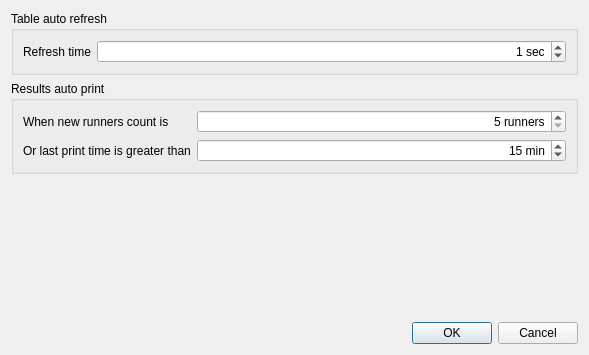
<?xml version="1.0" encoding="UTF-8"?>
<ui version="4.0">
 <class>EventStatisticsOptions</class>
 <widget class="QDialog" name="EventStatisticsOptions">
  <property name="geometry">
   <rect>
    <x>0</x>
    <y>0</y>
    <width>589</width>
    <height>355</height>
   </rect>
  </property>
  <property name="windowTitle">
   <string>Dialog</string>
  </property>
  <layout class="QVBoxLayout" name="verticalLayout">
   <item>
    <widget class="QGroupBox" name="groupBox_2">
     <property name="title">
      <string>Table auto refresh</string>
     </property>
     <layout class="QFormLayout" name="formLayout_3">
      <item row="1" column="1">
       <widget class="QSpinBox" name="autoRefreshSec">
        <property name="alignment">
         <set>Qt::AlignRight|Qt::AlignTrailing|Qt::AlignVCenter</set>
        </property>
        <property name="suffix">
         <string> sec</string>
        </property>
        <property name="value">
         <number>1</number>
        </property>
       </widget>
      </item>
      <item row="1" column="0">
       <widget class="QLabel" name="label">
        <property name="text">
         <string>Refresh time</string>
        </property>
       </widget>
      </item>
     </layout>
    </widget>
   </item>
   <item>
    <widget class="QGroupBox" name="groupBox">
     <property name="title">
      <string>Results auto print</string>
     </property>
     <layout class="QFormLayout" name="formLayout_2">
      <item row="1" column="0">
       <widget class="QLabel" name="label_2">
        <property name="text">
         <string>Or last print time is greater than</string>
        </property>
       </widget>
      </item>
      <item row="1" column="1">
       <widget class="QSpinBox" name="autoPrintNewMin">
        <property name="alignment">
         <set>Qt::AlignRight|Qt::AlignTrailing|Qt::AlignVCenter</set>
        </property>
        <property name="suffix">
         <string> min</string>
        </property>
        <property name="value">
         <number>15</number>
        </property>
       </widget>
      </item>
      <item row="0" column="0">
       <widget class="QLabel" name="label_3">
        <property name="text">
         <string>When new runners count is</string>
        </property>
       </widget>
      </item>
      <item row="0" column="1">
       <widget class="QSpinBox" name="autoPrintNewRunners">
        <property name="alignment">
         <set>Qt::AlignRight|Qt::AlignTrailing|Qt::AlignVCenter</set>
        </property>
        <property name="suffix">
         <string> runners</string>
        </property>
        <property name="minimum">
         <number>5</number>
        </property>
       </widget>
      </item>
     </layout>
    </widget>
   </item>
   <item>
    <spacer name="verticalSpacer">
     <property name="orientation">
      <enum>Qt::Vertical</enum>
     </property>
     <property name="sizeHint" stdset="0">
      <size>
       <width>20</width>
       <height>40</height>
      </size>
     </property>
    </spacer>
   </item>
   <item>
    <widget class="QDialogButtonBox" name="buttonBox">
     <property name="orientation">
      <enum>Qt::Horizontal</enum>
     </property>
     <property name="standardButtons">
      <set>QDialogButtonBox::Cancel|QDialogButtonBox::Ok</set>
     </property>
    </widget>
   </item>
  </layout>
 </widget>
 <resources/>
 <connections>
  <connection>
   <sender>buttonBox</sender>
   <signal>accepted()</signal>
   <receiver>EventStatisticsOptions</receiver>
   <slot>accept()</slot>
   <hints>
    <hint type="sourcelabel">
     <x>248</x>
     <y>254</y>
    </hint>
    <hint type="destinationlabel">
     <x>157</x>
     <y>274</y>
    </hint>
   </hints>
  </connection>
  <connection>
   <sender>buttonBox</sender>
   <signal>rejected()</signal>
   <receiver>EventStatisticsOptions</receiver>
   <slot>reject()</slot>
   <hints>
    <hint type="sourcelabel">
     <x>316</x>
     <y>260</y>
    </hint>
    <hint type="destinationlabel">
     <x>286</x>
     <y>274</y>
    </hint>
   </hints>
  </connection>
 </connections>
</ui>
